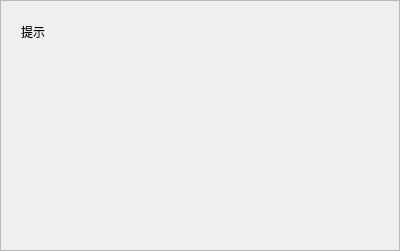
<?xml version="1.0" encoding="UTF-8"?>
<ui version="4.0">
 <class>frmPopupWid</class>
 <widget class="QWidget" name="frmPopupWid">
  <property name="geometry">
   <rect>
    <x>0</x>
    <y>0</y>
    <width>400</width>
    <height>251</height>
   </rect>
  </property>
  <property name="windowTitle">
   <string>Form</string>
  </property>
  <layout class="QVBoxLayout" name="verticalLayout_3">
   <property name="spacing">
    <number>0</number>
   </property>
   <property name="leftMargin">
    <number>0</number>
   </property>
   <property name="topMargin">
    <number>0</number>
   </property>
   <property name="rightMargin">
    <number>0</number>
   </property>
   <property name="bottomMargin">
    <number>0</number>
   </property>
   <item>
    <widget class="QFrame" name="frame">
     <property name="frameShape">
      <enum>QFrame::StyledPanel</enum>
     </property>
     <property name="frameShadow">
      <enum>QFrame::Raised</enum>
     </property>
     <layout class="QVBoxLayout" name="verticalLayout_4">
      <property name="spacing">
       <number>0</number>
      </property>
      <property name="leftMargin">
       <number>0</number>
      </property>
      <property name="topMargin">
       <number>0</number>
      </property>
      <property name="rightMargin">
       <number>0</number>
      </property>
      <property name="bottomMargin">
       <number>0</number>
      </property>
      <item>
       <widget class="QWidget" name="widget" native="true">
        <layout class="QVBoxLayout" name="verticalLayout">
         <property name="spacing">
          <number>0</number>
         </property>
         <property name="leftMargin">
          <number>0</number>
         </property>
         <property name="topMargin">
          <number>0</number>
         </property>
         <property name="rightMargin">
          <number>0</number>
         </property>
         <property name="bottomMargin">
          <number>0</number>
         </property>
         <item>
          <widget class="QWidget" name="widget_2" native="true">
           <property name="maximumSize">
            <size>
             <width>16777215</width>
             <height>40</height>
            </size>
           </property>
           <layout class="QHBoxLayout" name="horizontalLayout">
            <property name="spacing">
             <number>0</number>
            </property>
            <property name="leftMargin">
             <number>20</number>
            </property>
            <property name="topMargin">
             <number>0</number>
            </property>
            <property name="rightMargin">
             <number>0</number>
            </property>
            <property name="bottomMargin">
             <number>0</number>
            </property>
            <item>
             <widget class="QLabel" name="label">
              <property name="text">
               <string>提示</string>
              </property>
              <property name="alignment">
               <set>Qt::AlignBottom|Qt::AlignLeading|Qt::AlignLeft</set>
              </property>
             </widget>
            </item>
            <item>
             <spacer name="horizontalSpacer">
              <property name="orientation">
               <enum>Qt::Horizontal</enum>
              </property>
              <property name="sizeHint" stdset="0">
               <size>
                <width>347</width>
                <height>19</height>
               </size>
              </property>
             </spacer>
            </item>
           </layout>
          </widget>
         </item>
         <item>
          <widget class="QWidget" name="widget_3" native="true">
           <layout class="QVBoxLayout" name="verticalLayout_2">
            <property name="spacing">
             <number>0</number>
            </property>
            <property name="leftMargin">
             <number>0</number>
            </property>
            <property name="topMargin">
             <number>0</number>
            </property>
            <property name="rightMargin">
             <number>0</number>
            </property>
            <property name="bottomMargin">
             <number>0</number>
            </property>
            <item>
             <widget class="QLabel" name="label_2">
              <property name="text">
               <string/>
              </property>
              <property name="alignment">
               <set>Qt::AlignCenter</set>
              </property>
             </widget>
            </item>
           </layout>
          </widget>
         </item>
        </layout>
       </widget>
      </item>
     </layout>
    </widget>
   </item>
  </layout>
 </widget>
 <resources/>
 <connections/>
</ui>
